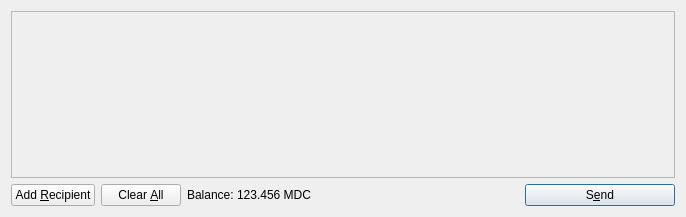
<?xml version="1.0" encoding="UTF-8"?>
<ui version="4.0">
 <class>SendCoinsDialog</class>
 <widget class="QDialog" name="SendCoinsDialog">
  <property name="geometry">
   <rect>
    <x>0</x>
    <y>0</y>
    <width>686</width>
    <height>217</height>
   </rect>
  </property>
  <property name="windowTitle">
   <string>Send Coins</string>
  </property>
  <layout class="QVBoxLayout" name="verticalLayout">
   <item>
    <widget class="QScrollArea" name="scrollArea">
     <property name="widgetResizable">
      <bool>true</bool>
     </property>
     <widget class="QWidget" name="scrollAreaWidgetContents">
      <property name="geometry">
       <rect>
        <x>0</x>
        <y>0</y>
        <width>666</width>
        <height>165</height>
       </rect>
      </property>
      <layout class="QVBoxLayout" name="verticalLayout_2">
       <property name="margin">
        <number>0</number>
       </property>
       <item>
        <layout class="QVBoxLayout" name="entries">
         <property name="spacing">
          <number>6</number>
         </property>
        </layout>
       </item>
       <item>
        <spacer name="verticalSpacer">
         <property name="orientation">
          <enum>Qt::Vertical</enum>
         </property>
         <property name="sizeHint" stdset="0">
          <size>
           <width>20</width>
           <height>40</height>
          </size>
         </property>
        </spacer>
       </item>
      </layout>
     </widget>
    </widget>
   </item>
   <item>
    <layout class="QHBoxLayout" name="horizontalLayout">
     <item>
      <widget class="QPushButton" name="addButton">
       <property name="toolTip">
        <string>Send to multiple recipients at once</string>
       </property>
       <property name="text">
        <string>Add &amp;Recipient</string>
       </property>
       <property name="icon">
        <iconset resource="../bitcoin.qrc">
         <normaloff>:/icons/add</normaloff>:/icons/add</iconset>
       </property>
       <property name="autoDefault">
        <bool>false</bool>
       </property>
      </widget>
     </item>
     <item>
      <widget class="QPushButton" name="clearButton">
       <property name="sizePolicy">
        <sizepolicy hsizetype="Minimum" vsizetype="Fixed">
         <horstretch>0</horstretch>
         <verstretch>0</verstretch>
        </sizepolicy>
       </property>
       <property name="toolTip">
        <string>Remove all transaction fields</string>
       </property>
       <property name="text">
        <string>Clear &amp;All</string>
       </property>
       <property name="icon">
        <iconset resource="../bitcoin.qrc">
         <normaloff>:/icons/remove</normaloff>:/icons/remove</iconset>
       </property>
       <property name="autoRepeatDelay">
        <number>300</number>
       </property>
       <property name="autoDefault">
        <bool>false</bool>
       </property>
      </widget>
     </item>
     <item>
      <layout class="QHBoxLayout" name="horizontalLayout_2">
       <property name="spacing">
        <number>3</number>
       </property>
       <item>
        <widget class="QLabel" name="label">
         <property name="text">
          <string>Balance:</string>
         </property>
        </widget>
       </item>
       <item>
        <widget class="QLabel" name="labelBalance">
         <property name="cursor">
          <cursorShape>IBeamCursor</cursorShape>
         </property>
         <property name="text">
          <string>123.456 MDC</string>
         </property>
         <property name="textInteractionFlags">
          <set>Qt::LinksAccessibleByMouse|Qt::TextSelectableByKeyboard|Qt::TextSelectableByMouse</set>
         </property>
        </widget>
       </item>
      </layout>
     </item>
     <item>
      <spacer name="horizontalSpacer">
       <property name="orientation">
        <enum>Qt::Horizontal</enum>
       </property>
       <property name="sizeHint" stdset="0">
        <size>
         <width>40</width>
         <height>20</height>
        </size>
       </property>
      </spacer>
     </item>
     <item>
      <widget class="QPushButton" name="sendButton">
       <property name="minimumSize">
        <size>
         <width>150</width>
         <height>0</height>
        </size>
       </property>
       <property name="toolTip">
        <string>Confirm the send action</string>
       </property>
       <property name="text">
        <string>S&amp;end</string>
       </property>
       <property name="icon">
        <iconset resource="../bitcoin.qrc">
         <normaloff>:/icons/send</normaloff>:/icons/send</iconset>
       </property>
       <property name="default">
        <bool>true</bool>
       </property>
      </widget>
     </item>
    </layout>
   </item>
  </layout>
 </widget>
 <resources>
  <include location="../bitcoin.qrc"/>
 </resources>
 <connections/>
</ui>
